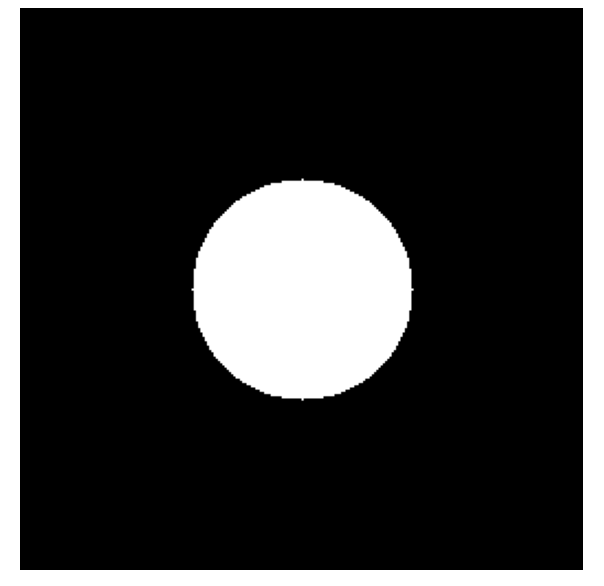
#> input picture ex.png, 604 x 586 px
$ python demo.py
#> lines starting #> are read from the running program, lines starting #| are printed output that depends on the picture; after the words box and inside, x2 and y2 are one past the last pixel; in counts of white or black regions, pixels touching at a corner belong together
#> further down, img is the input picture: shape (586, 604); min 0, max 255, mean 54.4
import cv2
import numpy as np
import matplotlib.pyplot as plt

# Hàm thêm nhiễu xung (salt & pepper noise) vào ảnh
def add_salt_pepper_noise(image, prob):
#> called with prob = 0.1
    noisy = np.copy(image)
    # Tạo ma trận ngẫu nhiên cùng kích thước với ảnh gốc
    rnd = np.random.rand(*image.shape)

    # Gán pixel trắng (255) với xác suất prob/2
    noisy[rnd < (prob / 2)] = 0  # "pepper" - nhiễu đen

    # Gán pixel đen (0) với xác suất prob/2
    noisy[rnd > 1 - (prob / 2)] = 255  # "salt" - nhiễu trắng
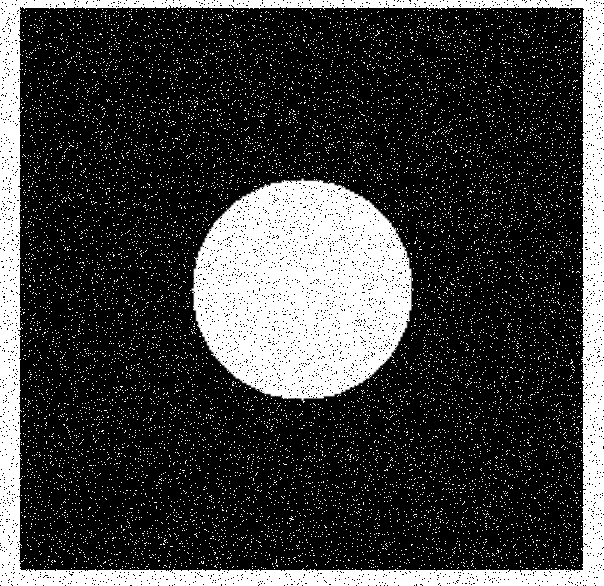
#> noisy: shape (586, 604); min 0, max 255, mean 61.7

    return noisy

# Hàm phát hiện nhiễu bằng so sánh giá trị pixel với median của lân cận
def impulse_noise_detector(image, window_size=3, threshold=40):
#> called with window_size = 3, threshold = 40
    padded = cv2.copyMakeBorder(image, 1, 1, 1, 1, cv2.BORDER_REFLECT)
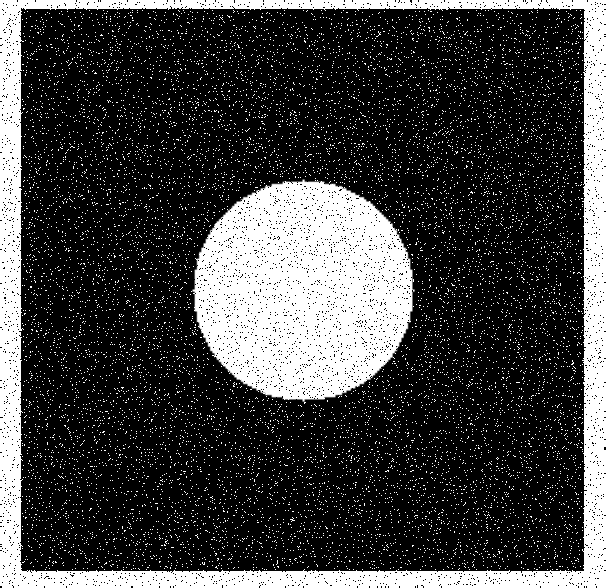
#> padded: shape (588, 606); min 0, max 255, mean 62.9
    output = np.zeros_like(image, dtype=np.uint8)

    # Quét từng pixel (trừ vùng viền)
    for i in range(1, padded.shape[0] - 1):
        for j in range(1, padded.shape[1] - 1):
            window = padded[i - 1:i + 2, j - 1:j + 2]  # Lấy cửa sổ 3x3
            median = np.median(window)  # Tính giá trị trung vị

            # Nếu giá trị pixel khác biệt quá lớn so với median → nghi là nhiễu
            if abs(int(padded[i, j]) - median) > threshold:
                output[i - 1, j - 1] = 255  # Đánh dấu là nhiễu (trắng)
            else:
                output[i - 1, j - 1] = 0  # Pixel bình thường
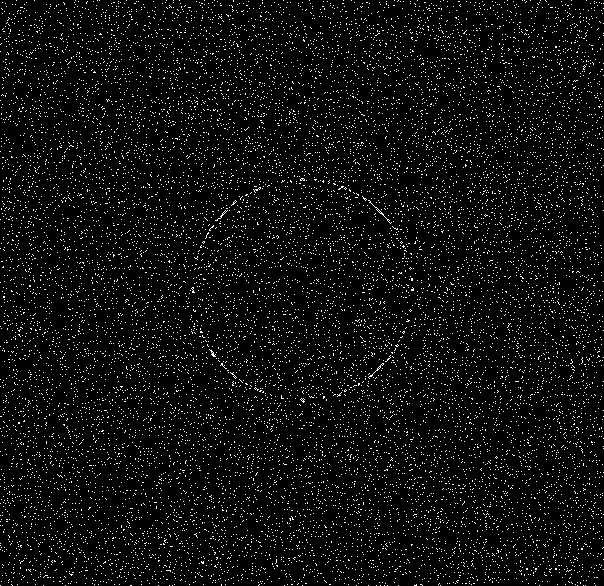
#> output: shape (586, 604); 5.1% white in thin lines or dots

    return output

# Hàm lọc median chỉ áp dụng lên các pixel được đánh dấu là nhiễu
def apply_median_filter(image, mask, window_size=3):
#> called with window_size = 3
    padded = cv2.copyMakeBorder(image, 1, 1, 1, 1, cv2.BORDER_REFLECT)
    result = np.copy(image)

    for i in range(1, padded.shape[0] - 1):
        for j in range(1, padded.shape[1] - 1):
            if mask[i - 1, j - 1] == 255:  # Chỉ lọc những pixel bị phát hiện nhiễu
                window = padded[i - 1:i + 2, j - 1:j + 2]
                result[i - 1, j - 1] = np.median(window)
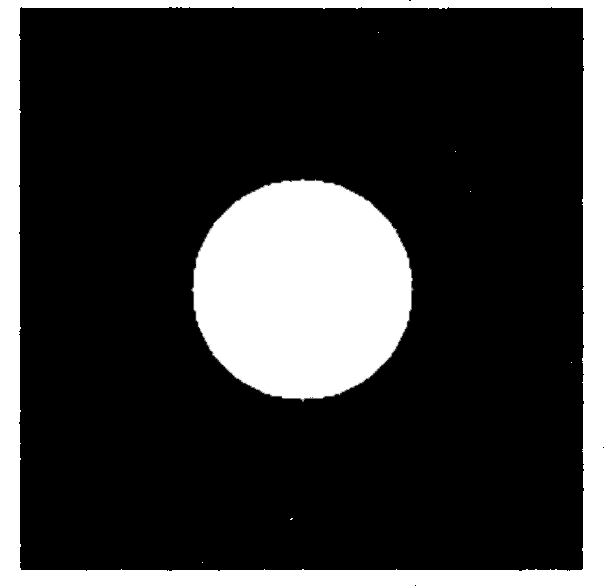
#> result: shape (586, 604); 5.1% of pixels changed, all inside (x1, y1, x2, y2) = (0, 0, 604, 586)

    return result

# Đọc ảnh xám mẫu
img = cv2.imread(cv2.samples.findFile("ex.png"), cv2.IMREAD_GRAYSCALE)

# Thêm nhiễu xung
noisy_img = add_salt_pepper_noise(img, prob=0.1)

# Phát hiện nhiễu
noise_mask = impulse_noise_detector(noisy_img)

# Khử nhiễu
denoised_img = apply_median_filter(noisy_img, noise_mask)

# Hiển thị ảnh
plt.figure(figsize=(12, 4))
plt.subplot(1, 4, 1); plt.imshow(img, cmap='gray'); plt.title("Ảnh gốc"); plt.axis('off')
plt.subplot(1, 4, 2); plt.imshow(noisy_img, cmap='gray'); plt.title("Ảnh nhiễu"); plt.axis('off')
plt.subplot(1, 4, 3); plt.imshow(noise_mask, cmap='gray'); plt.title("Mặt nạ nhiễu (phát hiện nhiễu)"); plt.axis('off')
plt.subplot(1, 4, 4); plt.imshow(denoised_img, cmap='gray'); plt.title("Ảnh đã lọc nhiễu"); plt.axis('off')
plt.tight_layout()
plt.show()

$ run again, with ec7148f5-9c09-46fb-8af3-9c25257e1005.png copied over ex.png
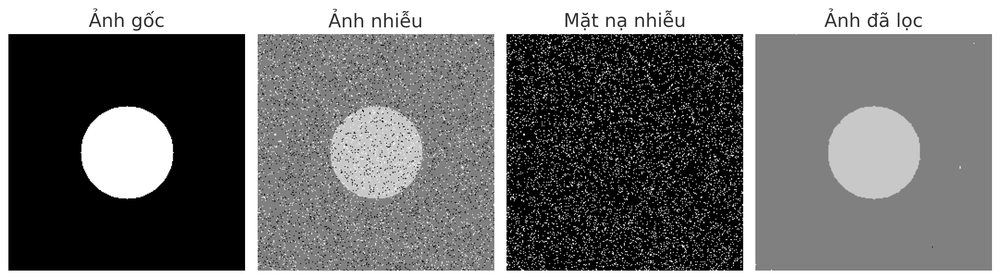
#> input picture ec7148f5-9c09-46fb-8af3-9c25257e1005.png, 1000 x 279 px, shrunk from 2379 x 663 before the run
#> img is the input picture: shape (279, 1000); min 0, max 255, mean 115.7
#> after the loop in impulse_noise_detector, `for i in range(1, padded.shape[0] - 1):`:
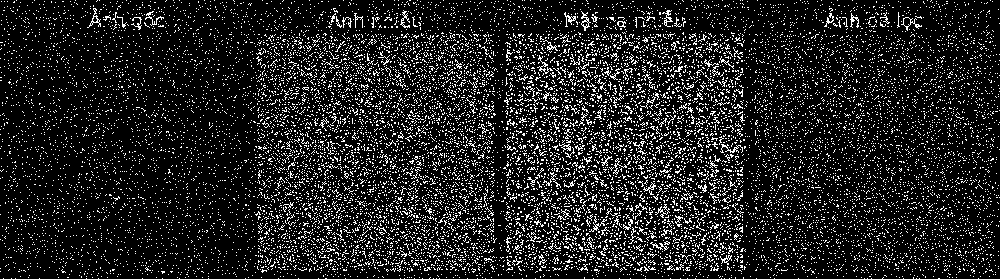
#> output: shape (279, 1000); 12.9% white in thin lines or dots
#> after the loop in apply_median_filter, `for i in range(1, padded.shape[0] - 1):`:
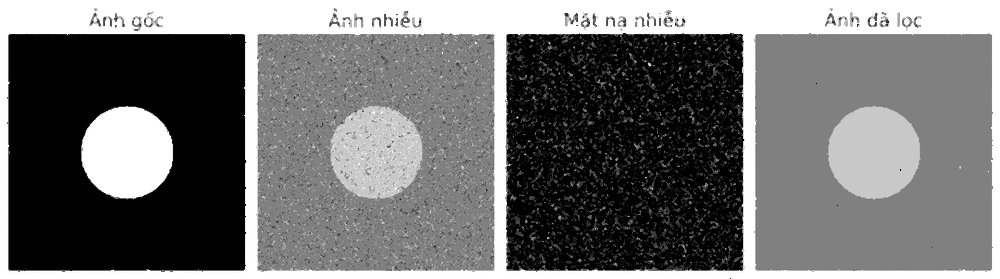
#> result: shape (279, 1000); min 0, max 255, mean 113.5
